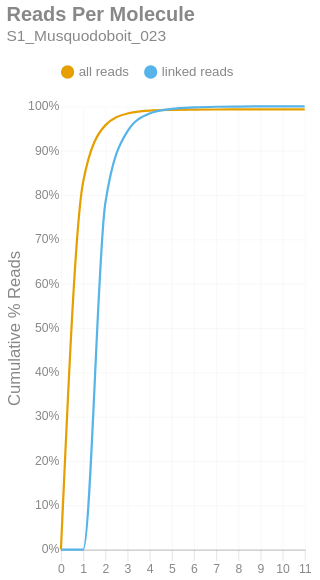

Notebook code cell kept with this figure:
### Markdown cell above
### Reads per Molecule
This chart shows the cumulative distribution of the number of reads per linked molecule. That is, how many alignments are associated with a unique molecule. This excludes the number of reads associated with invalid or absent linked-read barcodes. The `linked` histogram is the percentages recalculated when disregarding singletons.

### Code cell
if SKIPLR:
    print_html(f"Skipped")
else:
    counts = np.bincount(valids['reads'].cast(pl.Int64).to_numpy())
    weighted = counts * np.arange(len(counts))
    all_perc = weighted / n_reads
    linked_perc = weighted / n_linked_reads
    linked_perc[1] = 0
    binned_df = pl.DataFrame({
        'readsper': list(range(len(counts))),
        'all reads (cumsum)': np.cumsum(all_perc).tolist(),
        'linked reads (cumsum)': np.cumsum(linked_perc).tolist(),
    })

    with SafeRender(binned_df):
        (
            density_plot(binned_df, 'Reads Per Molecule', samplename, 'readspmol')
            .encode(
                x=alt.X('readsper:O', title=None).axis(labelAngle=0).scale(padding=0),
                y=alt.Y('value:Q', title='Cumulative % Reads').axis(format='%').stack(False),
                color=alt.Color("key:N").scale(domain=["all reads", "linked reads"]),
                tooltip=[
                    alt.Tooltip("key:N", title="Data Type"),
                    alt.Tooltip("readsper:O", title="Reads Per Molecule"),
                    alt.Tooltip("value:Q", format=".2%", title="% Reads (Cum.)")
                ]            
            )
        ).display()

### Figure 1 — Vega-Lite specification as saved in the notebook (floating-point values rounded to 4 significant figures)
{"width": "container", "height": 400, "config": {"title": {"anchor": "start", "dy": -15, "fontSize": 18, "color": "#888888", "subtitleColor": "#888888", "subtitleFontSize": 14}, "arc": {"fill": "#0072B2"}, "axis": {"domainColor": "#888888", "domainWidth": 0.5, "gridWidth": 0.2, "grid": false, "titleFontWeight": 400, "titleFontSize": 15, "labelFontSize": 11, "labelColor": "#888888", "tickColor": "#888888", "tickWidth": 0.2, "titleColor": "#888888"}, "axisBand": {"grid": false}, "axisX": {"grid": true, "tickSize": 10, "domainCap": "round"}, "axisY": {"domain": false, "grid": true, "tickSize": 0, "domainCap": "round"}, "background": "transparent", "header": {"labelFontSize": 15, "labelColor": "#888888", "titleFontSize": 15, "titleFontWeight": 600, "titleColor": "#888888"}, "legend": {"labelFont": "sans-serif", "labelFontSize": 12, "labelColor": "#888888", "symbolSize": 100, "symbolType": "circle", "titleFontSize": 12, "titlePadding": 10, "titleColor": "#888888", "title": null, "orient": "top"}, "range": {"category": ["#E69F00", "#56B4E9", "#009E73", "#F0E442", "#0072B2", "#D55E00", "#CC79A7", "#000000"], "diverging": ["#cfe8f3", "#a2d4ec", "#73bfe2", "#46abdb", "#1696d2", "#12719e"]}, "area": {"fill": "#0072B2", "fillOpacity": 0.7, "line": true, "strokeOpacity": 0.7}, "line": {"color": "#0072B2", "stroke": "#0072B2", "strokeWidth": 2}, "trail": {"color": "#0072B2", "stroke": "#0072B2", "strokeWidth": 0, "size": 1}, "point": {"filled": true, "fillOpacity": 1.0, "size": 95}, "text": {"color": "#888888", "fontSize": 11, "align": "right", "fontWeight": 400, "size": 11}, "bar": {"fill": "#0072B2", "stroke": null}, "view": {"stroke": null, "continuousWidth": 660, "continuousHeight": 400}}, "data": {"name": "data-e94b763ae1fc106b3f484f756a469c96"}, "mark": {"type": "line", "interpolate": "monotone", "point": {"opacity": 0, "size": 275}}, "encoding": {"color": {"field": "key", "scale": {"domain": ["all reads", "linked reads"]}, "type": "nominal"}, "tooltip": [{"field": "key", "title": "Data Type", "type": "nominal"}, {"field": "readsper", "title": "Reads Per Molecule", "type": "ordinal"}, {"field": "value", "format": ".2%", "title": "% Reads (Cum.)", "type": "quantitative"}], "x": {"axis": {"labelAngle": 0}, "field": "readsper", "scale": {"padding": 0}, "title": null, "type": "ordinal"}, "y": {"axis": {"format": "%"}, "field": "value", "stack": false, "title": "Cumulative % Reads", "type": "quantitative"}}, "params": [{"name": "param_c36ac31b6afebe62", "select": {"type": "point", "fields": ["key"]}, "bind": "legend"}], "title": {"text": "Reads Per Molecule", "subtitle": "S1_Musquodoboit_023"}, "transform": [{"fold": ["all reads (cumsum)", "linked reads (cumsum)"]}, {"calculate": "replace(datum.key, ' (cumsum)', '')", "as": "key"}, {"filter": {"param": "param_c36ac31b6afebe62"}}], "usermeta": {"embedOptions": {"downloadFileName": "S1_Musquodoboit_023.readspmol"}}, "$schema": "https://vega.github.io/schema/vega-lite/v6.1.0.json", "datasets": {"data-e94b763ae1fc106b3f484f756a469c96": [{"readsper": 0, "all reads (cumsum)": 0.0, "linked reads (cumsum)": 0.0}, {"readsper": 1, "all reads (cumsum)": 0.8292, "linked reads (cumsum)": 0.0}, {"readsper": 2, "all reads (cumsum)": 0.9571, "linked reads (cumsum)": 0.7807}, {"readsper": 3, "all reads (cumsum)": 0.9839, "linked reads (cumsum)": 0.9437}, {"readsper": 4, "all reads (cumsum)": 0.9904, "linked reads (cumsum)": 0.9837}, {"readsper": 5, "all reads (cumsum)": 0.9921, "linked reads (cumsum)": 0.9941}, {"readsper": 6, "all reads (cumsum)": 0.9927, "linked reads (cumsum)": 0.9976}, {"readsper": 7, "all reads (cumsum)": 0.9929, "linked reads (cumsum)": 0.9991}, {"readsper": 8, "all reads (cumsum)": 0.993, "linked reads (cumsum)": 0.9997}, {"readsper": 9, "all reads (cumsum)": 0.9931, "linked reads (cumsum)": 0.9998}, {"readsper": 10, "all reads (cumsum)": 0.9931, "linked reads (cumsum)": 1.0}, {"readsper": 11, "all reads (cumsum)": 0.9931, "linked reads (cumsum)": 1.0}]}}
